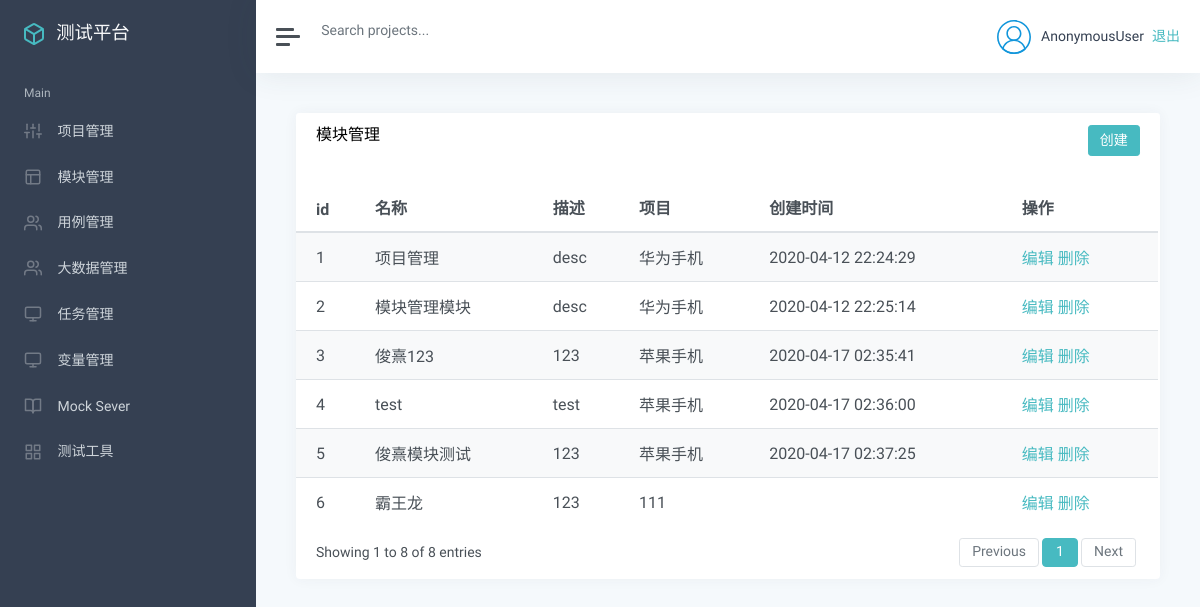
The page /manage/module_list/ on the database its author committed.
### app_manage/models.py (models this page shows, shortened)
class Module(models.Model):
    project = models.ForeignKey(Project, on_delete=models.CASCADE)  #这个外键和上面的项目是有关联关系的
    name = models.CharField("名称", max_length=100, null=False, default="")
    describe = models.TextField("描述", default="")
    update_time = models.DateTimeField("更新时间", auto_now=True)
    create_time = models.DateTimeField("创建时间", auto_now_add=True)

class Project(models.Model):
    name = models.CharField("名称", max_length=100, null=False, default="")
    describe = models.TextField("描述", default="")
    status = models.BooleanField("状态", default=True)
    update_time = models.DateTimeField("更新时间", auto_now=True)
    create_time = models.DateTimeField("创建时间", auto_now_add=True)
    def __str__(self):
        return self.name

### app_manage/views/module_views.py (the view)
# urls.py: path('module_list/',module_views.list_module),
def list_module(request):
    module_list = Module.objects.all
    return render(request, "module/list.html", {
        "modules": module_list})

### templates/module/list.html (shortened to what this page needs)
{% extends "manage.html" %}
{% block manage %}
<div class="card flex-fill">
    <div class="card-header">
        <h5 class="card-title mb-0" style="float:left">模块管理</h5>
        <button onclick="module_add()" type="button" class="btn btn-primary" style=" float:right">创建</button>
    </div>
    <div id="datatables-dashboard-traffic_wrapper" class="dataTables_wrapper dt-bootstrap4 no-footer">
        <div class="row">
            <div class="col-sm-12">
                <table id="datatables-dashboard-traffic" class="table table-striped my-0 dataTable no-footer"
                    role="grid" aria-describedby="datatables-dashboard-traffic_info">
                    <thead>
                        <tr role="row">
                            <th>id</th>
                            <th>名称</th>
                            <th>描述</th>
                            <th>项目</th>
                            <th>创建时间</th>
                            <th>操作</th>
                        </tr>
                    </thead>
                    <tbody>
                        {% for m in modules %}
                        <tr role="row" class="odd">
                            <td>{{ m.id }}</td>
                            <td>{{ m.name }}</td>
                            <td>{{ m.describe }}</td>
                            <td>{{ m.project }}</td>
                            <td>{{ m.create_time |date:"Y-m-d H:i:s"}}</td>
                            <td>
                                <a href="/manage/module/edit/{{m.id}}/">编辑</a>
                                <a href="/manage/module/delete/{{m.id}}">删除</a>
                            </td>
                        </tr>
                        {% endfor %}
                    </tbody>
                </table>
            </div>
        </div>
        <div class="row">
            <div class="col-sm-12 col-md-5">
                <div class="dataTables_info" id="datatables-dashboard-traffic_info" role="status" aria-live="polite">
                    Showing 1 to 8 of 8 entries
                </div>
            </div>
            <div class="col-sm-12 col-md-7">
                <div class="dataTables_paginate paging_simple_numbers" id="datatables-dashboard-traffic_paginate">
                    <ul class="pagination">
                        <li class="paginate_button page-item previous disabled"
                            id="datatables-dashboard-traffic_previous">
                            <a href="#" aria-controls="datatables-dashboard-traffic" data-dt-idx="0" tabindex="0"
                                class="page-link">Previous</a>
                        </li>
                        <li class="paginate_button page-item active">
                            <a href="#" aria-controls="datatables-dashboard-traffic" data-dt-idx="1" tabindex="0"
                                class="page-link">1</a>
                        </li>
                        <li class="paginate_button page-item next disabled" id="datatables-dashboard-traffic_next">
                            <a href="#" aria-controls="datatables-dashboard-traffic" data-dt-idx="2" tabindex="0"
                                class="page-link">Next</a>
                        </li>
                    </ul>
                </div>
            </div>
        </div>
    </div>
</div>
{% endblock %}

### rows shown on the page
Module: id "1", name "项目管理", describe "desc", project "华为手机", create_time "2020-04-12 22:24:29"
Module: id "2", name "模块管理模块", describe "desc", project "华为手机", create_time "2020-04-12 22:25:14"
Module: id "3", name "俊熹123", describe "123", project "苹果手机", create_time "2020-04-17 02:35:41"
Module: id "4", name "test", describe "test", project "苹果手机", create_time "2020-04-17 02:36:00"
Module: id "5", name "俊熹模块测试", describe "123", project "苹果手机", create_time "2020-04-17 02:37:25"
Module: id "6", name "霸王龙", describe "123", project "111"

### other values the page prints
{{ user }} "AnonymousUser"
